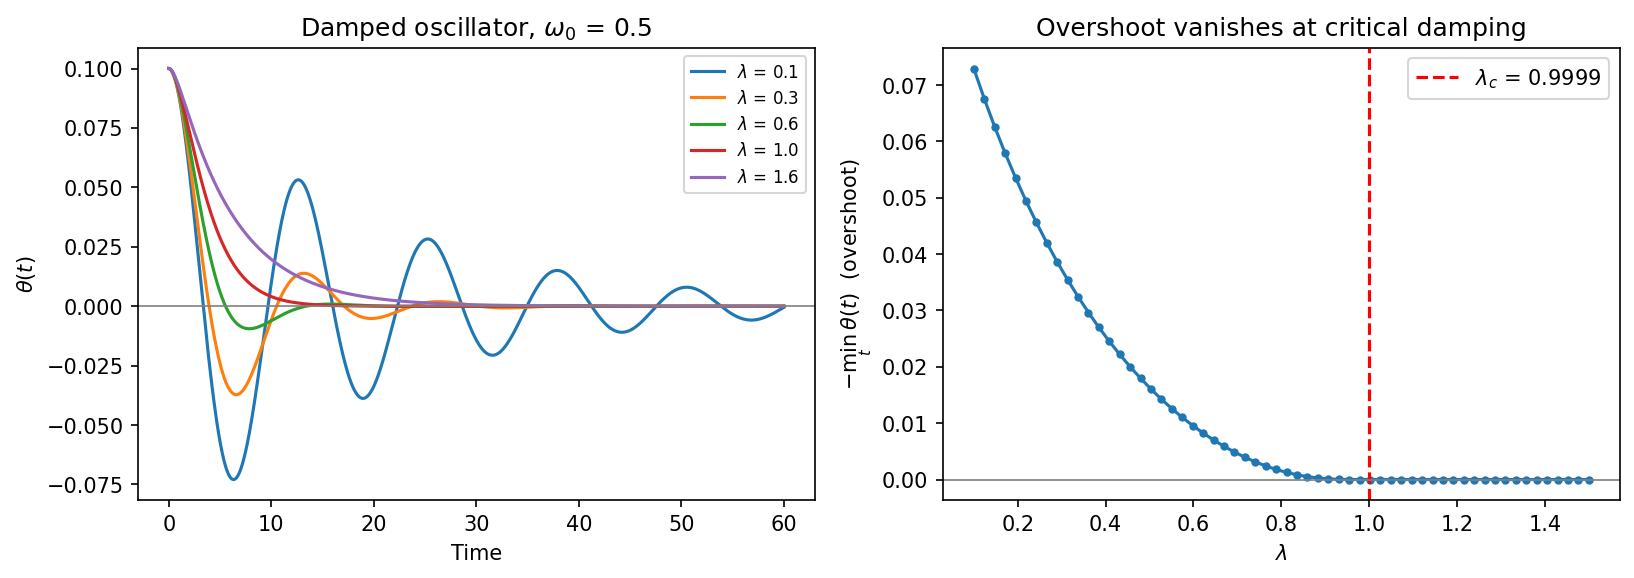

Python code for this plot:
"""
Worksheet 2, Problem 1  --  Python 3 corrected version of p1.py

Integrate the damped oscillator

        d2(theta)/dt2 + 2 lambda w0 d(theta)/dt + w0^2 theta = 0

with RK4, vary lambda and numerically determine the critical damping value
lambda_c.

Changes made relative to the original p1.py
-------------------------------------------
1. The RK4 combination was written
        x1[i+1] = x1[i] + dt*(k11 + 2*k21*+2*k31 + k41)/6
   The "*+" makes  2*k21 * (+2*k31)  -- a PRODUCT of the two middle stages
   instead of their sum.  The integrator was therefore not RK4 and had no
   defined order of accuracy.  Fixed to  k11 + 2*k21 + 2*k31 + k41.
2. "print 'lambda critical=', ..." was Python 2 syntax and stopped the file
   from parsing at all under Python 3.
3. The lambda sweep tested c1[i-1], which wraps to the last element of the
   array when i == 0 and would have reported a meaningless value.  The search
   is now a coarse scan followed by bisection, so lambda_c is resolved to
   1e-6 instead of to the 0.06 spacing of the original grid.
4. sys.exit() in the middle of a loop is replaced by an ordinary return.
5. The result is compared against the analytic answer, lambda_c = 1.

Algorithms are hand written: no ODE solver or root finder is imported.

Criterion used
--------------
Underdamped motion (lambda < 1) oscillates and therefore crosses zero.
Critically and overdamped motion (lambda >= 1) released from rest never
crosses zero.  lambda_c is the boundary between the two behaviours.
"""

import numpy as np
import matplotlib.pyplot as plt


def f_pos(v):
    """d(theta)/dt = v"""
    return v


def f_vel(x, v, lam, w0):
    """d(v)/dt = -2 lambda w0 v - w0^2 x"""
    return -(2.0 * lam * w0 * v + x * w0 ** 2)


def rk4(lam, w0, t_end=100.0, n_steps=10000, x0=0.1, v0=0.0):
    """Classic fourth-order Runge-Kutta on the (theta, v) pair."""
    t = np.linspace(0.0, t_end, n_steps)
    dt = t[1] - t[0]
    x = np.zeros(n_steps)
    v = np.zeros(n_steps)
    x[0], v[0] = x0, v0

    for i in range(n_steps - 1):
        k1x = f_pos(v[i])
        k1v = f_vel(x[i], v[i], lam, w0)

        k2x = f_pos(v[i] + 0.5 * dt * k1v)
        k2v = f_vel(x[i] + 0.5 * dt * k1x, v[i] + 0.5 * dt * k1v, lam, w0)

        k3x = f_pos(v[i] + 0.5 * dt * k2v)
        k3v = f_vel(x[i] + 0.5 * dt * k2x, v[i] + 0.5 * dt * k2v, lam, w0)

        k4x = f_pos(v[i] + dt * k3v)
        k4v = f_vel(x[i] + dt * k3x, v[i] + dt * k3v, lam, w0)

        x[i + 1] = x[i] + dt * (k1x + 2.0 * k2x + 2.0 * k3x + k4x) / 6.0
        v[i + 1] = v[i] + dt * (k1v + 2.0 * k2v + 2.0 * k3v + k4v) / 6.0

    return t, x, v


def oscillates(lam, w0, t_end=400.0, n_steps=40000):
    """
    True if the trajectory crosses zero, i.e. the motion is underdamped.

    The first zero crossing of an underdamped oscillator released from rest
    occurs at  t = pi / (w0 sqrt(1 - lambda^2)),  which diverges as lambda
    approaches 1.  A short observation window therefore reports "no crossing"
    slightly below the true lambda_c.  t_end = 400 keeps that bias near 1e-4;
    lengthening it further shrinks the bias but costs proportionally more
    RK4 steps.
    """
    _, x, _ = rk4(lam, w0, t_end=t_end, n_steps=n_steps)
    return bool(np.any(x < 0.0))


def find_lambda_c(w0, lo=0.1, hi=2.0, tol=1e-6):
    """
    Bracket lambda_c between an oscillating and a non-oscillating lambda,
    then bisect.  Hand-written bisection -- no root finder imported.
    """
    if not oscillates(lo, w0):
        raise RuntimeError("lower bracket is already non-oscillatory")
    if oscillates(hi, w0):
        raise RuntimeError("upper bracket still oscillates")

    while hi - lo > tol:
        mid = 0.5 * (lo + hi)
        if oscillates(mid, w0):
            lo = mid
        else:
            hi = mid
    return 0.5 * (lo + hi)


def main():
    w0 = 0.5

    lam_c = find_lambda_c(w0)
    print("lambda critical = %.6f   (analytic value 1.0, error %.2e)"
          % (lam_c, abs(lam_c - 1.0)))

    fig, ax = plt.subplots(1, 2, figsize=(11, 4))

    for lam in [0.1, 0.3, 0.6, 1.0, 1.6]:
        t, x, _ = rk4(lam, w0, t_end=60.0, n_steps=6000)
        ax[0].plot(t, x, label=r"$\lambda$ = %.1f" % lam)
    ax[0].axhline(0.0, lw=0.8, color="grey")
    ax[0].set_xlabel("Time")
    ax[0].set_ylabel(r"$\theta(t)$")
    ax[0].set_title(r"Damped oscillator, $\omega_0$ = %.1f" % w0)
    ax[0].legend(fontsize=8)

    # how far below zero the trajectory dips, as a function of lambda
    lams = np.linspace(0.1, 1.5, 60)
    dips = np.zeros(len(lams))
    for j, lam in enumerate(lams):
        _, x, _ = rk4(lam, w0, t_end=60.0, n_steps=6000)
        dips[j] = -np.min(x)
    ax[1].plot(lams, dips, "o-", ms=3)
    ax[1].axvline(lam_c, ls="--", color="red",
                  label=r"$\lambda_c$ = %.4f" % lam_c)
    ax[1].axhline(0.0, lw=0.8, color="grey")
    ax[1].set_xlabel(r"$\lambda$")
    ax[1].set_ylabel(r"$-\min_t\,\theta(t)$  (overshoot)")
    ax[1].set_title("Overshoot vanishes at critical damping")
    ax[1].legend()

    fig.tight_layout()
    plt.show()


if __name__ == "__main__":
    main()
